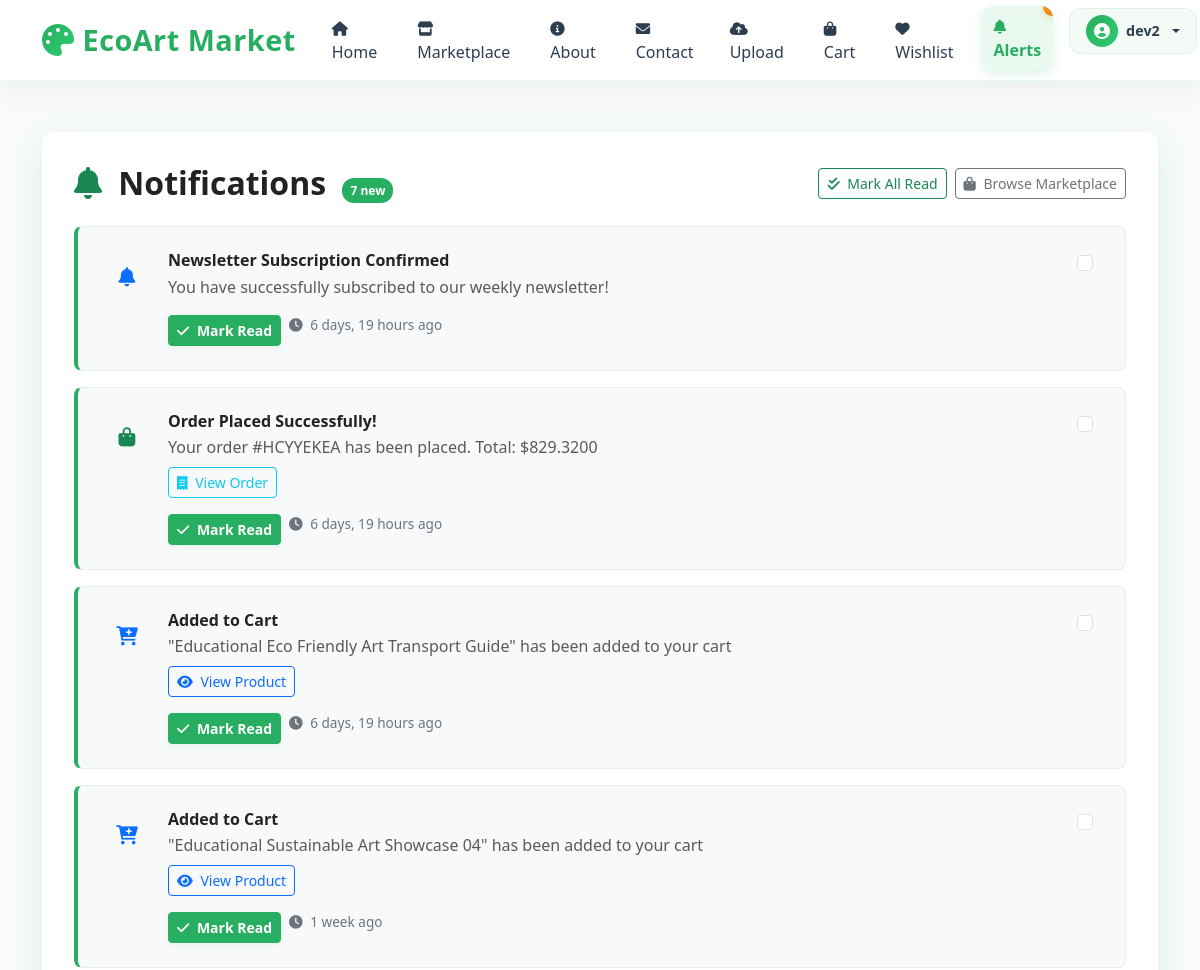
Before: /notifications/ (signed in, upper part) with the older database file.
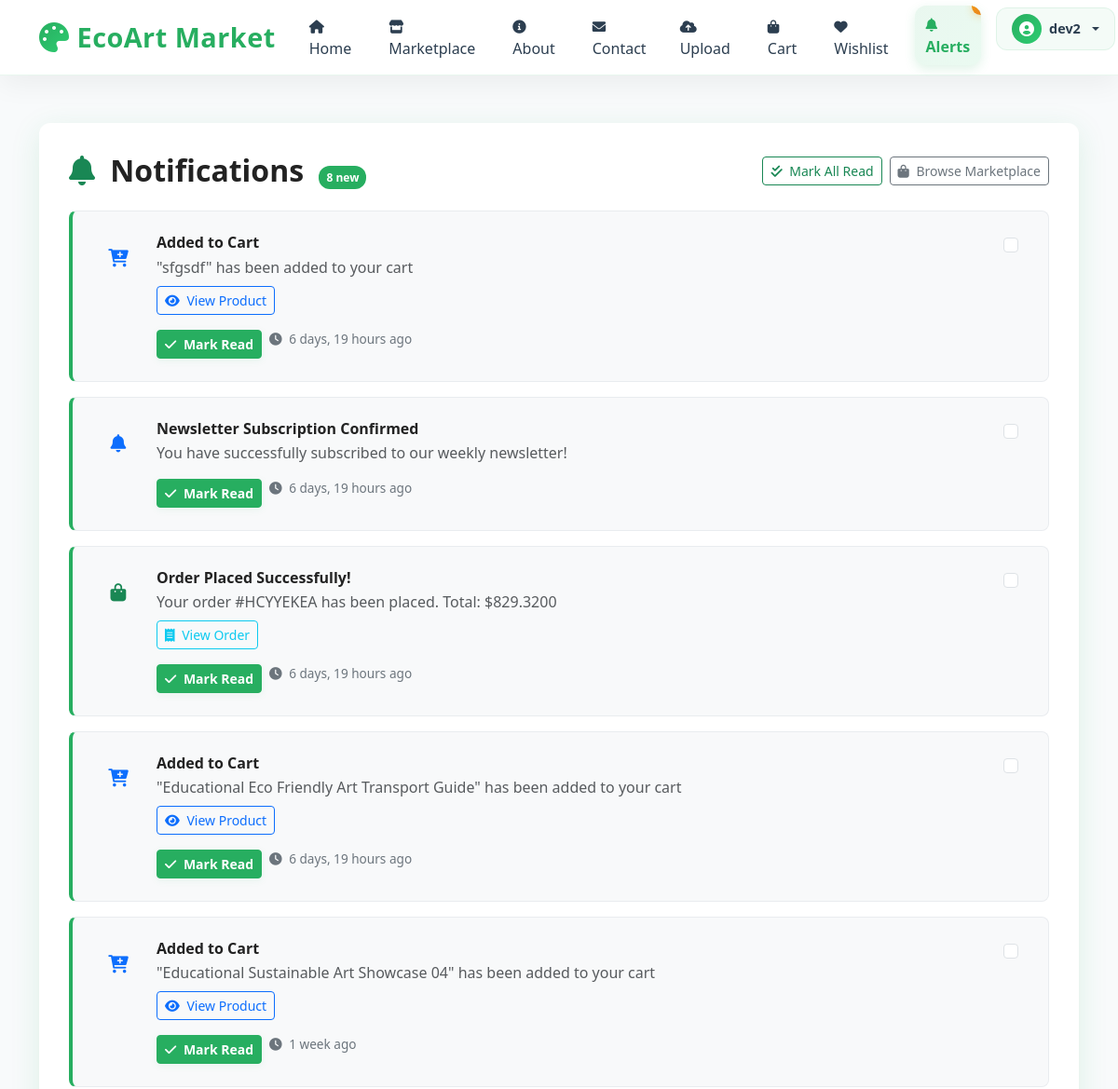
After: the same page with the newer database file.
### market/models.py (models this page shows, shortened)
class Notification(models.Model):
    NOTIFICATION_TYPES = [
        ('review_received', 'Review Received'),
        ('order_placed', 'Order Placed'),
        ('order_status_changed', 'Order Status Changed'),
        ('product_added_to_cart', 'Product Added to Cart'),
        ('product_removed_from_cart', 'Product Removed from Cart'),
        ('product_added_to_wishlist', 'Product Added to Wishlist'),
        ('product_removed_from_wishlist', 'Product Removed from Wishlist'),
        ('new_follower', 'New Follower'),
        ('product_liked', 'Product Liked'),
        ('product_shared', 'Product Shared'),
        ('welcome', 'Welcome'),
        ('system', 'System'),
    ]
    user = models.ForeignKey(User, on_delete=models.CASCADE, related_name='notifications')
    notification_type = models.CharField(max_length=50, choices=NOTIFICATION_TYPES)
    title = models.CharField(max_length=200)
    message = models.TextField()
    related_product = models.ForeignKey(Product, on_delete=models.CASCADE, null=True, blank=True, related_name='notifications')
    related_user = models.ForeignKey(User, on_delete=models.CASCADE, null=True, blank=True, related_name='sent_notifications')
    related_order = models.ForeignKey('Order', on_delete=models.CASCADE, null=True, blank=True, related_name='notifications')
    is_read = models.BooleanField(default=False)
    created_at = models.DateTimeField(auto_now_add=True)
    class Meta:
        ordering = ['-created_at']
    @property
    def icon_class(self):
        icon_map = {
            'review_received': 'fas fa-star',
            'order_placed': 'fas fa-shopping-bag',
            'order_status_changed': 'fas fa-truck',
            'product_added_to_cart': 'fas fa-cart-plus',
            'product_removed_from_cart': 'fas fa-cart-minus',
            'product_added_to_wishlist': 'fas fa-heart',
            'product_removed_from_wishlist': 'fas fa-heart-broken',
            'new_follower': 'fas fa-user-plus',
            'product_liked': 'fas fa-heart',
            'product_shared': 'fas fa-share',
            'welcome': 'fas fa-hand-wave',
            'system': 'fas fa-bell',
        }
        return icon_map.get(self.notification_type, 'fas fa-bell')
    @property
    def color_class(self):
        color_map = {
            'review_received': 'text-warning',
            'order_placed': 'text-success',
            'order_status_changed': 'text-info',
            'product_added_to_cart': 'text-primary',
            'product_removed_from_cart': 'text-secondary',
            'product_added_to_wishlist': 'text-danger',
            'product_removed_from_wishlist': 'text-secondary',
            'new_follower': 'text-success',
            'product_liked': 'text-danger',
            'product_shared': 'text-info',
            'welcome': 'text-success',
            'system': 'text-primary',
        }
        return color_map.get(self.notification_type, 'text-primary')

### market/views.py (the view, shortened to what this page needs)
# urls.py: path('notifications/', NotificationsView.as_view(), name='notifications'),
class NotificationsView(LoginRequiredMixin, View):
    def get(self, request):
        notifications = Notification.objects.filter(user=request.user)
        unread_count = notifications.filter(is_read=False).count()
        context = {
            'notifications': notifications,
            'unread_count': unread_count,
        }
        return render(request, 'market/notifications.html', context)

### market/context_processors.py (called while the page is built)
def notification_count(request):
    if request.user.is_authenticated:
        unread_count = Notification.objects.filter(user=request.user, is_read=False).count()
        return {'unread_notification_count': unread_count}
    return {'unread_notification_count': 0}

### market/templates/market/notifications.html (shortened to what the changed rows need)
{% extends 'market/base.html' %}
{% block content %}
<div class="notifications-bg">
    <div class="container">
        <div class="notifications-card">
            <div class="d-flex justify-content-between align-items-center mb-4">
                <h2 class="fw-bold mb-0">
                    <i class="fas fa-bell text-success me-2"></i>
                    Notifications
                    {% if unread_count > 0 %}
                        <span class="badge-unread ms-2">{{ unread_count }} new</span>
                    {% endif %}
                </h2>
            </div>
            {% if notifications %}
                <form method="post" id="notifications-form">
                    {% for notification in notifications %}
                    <div class="notification-item {% if notification.is_read %}read{% else %}unread{% endif %}"
                         data-notification-id="{{ notification.id }}">
                        <div class="d-flex align-items-start">
                            <div class="notification-icon {{ notification.color_class }}">
                                <i class="{{ notification.icon_class }}"></i>
                            </div>
                            <div class="notification-content">
                                <div class="d-flex justify-content-between align-items-start">
                                    <div>
                                        <h6 class="fw-bold mb-1">{{ notification.title }}</h6>
                                        <p class="text-muted mb-2">{{ notification.message }}</p>
                                        {% if notification.related_product %}
                                        <div class="mb-2">
                                            <a href="{% url 'product_detail' notification.related_product.id %}"
                                               class="btn btn-outline-primary btn-sm">
                                                <i class="fas fa-eye me-1"></i>
                                                View Product
                                            </a>
                                        </div>
                                        {% endif %}
                                        {% if notification.related_order %}
                                        <div class="mb-2">
                                            <a href="{% url 'order_detail' notification.related_order.id %}"
                                               class="btn btn-outline-info btn-sm">
                                                <i class="fas fa-receipt me-1"></i>
                                                View Order
                                            </a>
                                        </div>
                                        {% endif %}
                                        <div class="notification-actions">
                                            {% if not notification.is_read %}
                                            <button type="button" class="btn btn-success btn-sm mark-read-btn"
                                                    data-notification-id="{{ notification.id }}">
                                                <i class="fas fa-check me-1"></i>
                                                Mark Read
                                            </button>
                                            {% endif %}
                                            <div class="notification-time">
                                                <i class="fas fa-clock me-1"></i>
                                                {{ notification.created_at|timesince }} ago
                                            </div>
                                        </div>
                                    </div>
                                    {% if not notification.is_read %}
                                    <div class="form-check">
                                        <input class="form-check-input" type="checkbox"
                                               name="notification_ids" value="{{ notification.id }}"
                                               id="notification_{{ notification.id }}">
                                    </div>
                                    {% endif %}
                                </div>
                            </div>
                        </div>
                    </div>
                    {% endfor %}
                </form>
            {% endif %}
        </div>
    </div>
</div>
{% endblock %}

Changed rows visible on the page:
added Notification: title "Added to Cart", message "\"sfgsdf\" has been added to your cart", shows "View Product", created_at "6 days, 19 hours"
Other visible differences:
{{ unread_count }}: "7" → "8"
